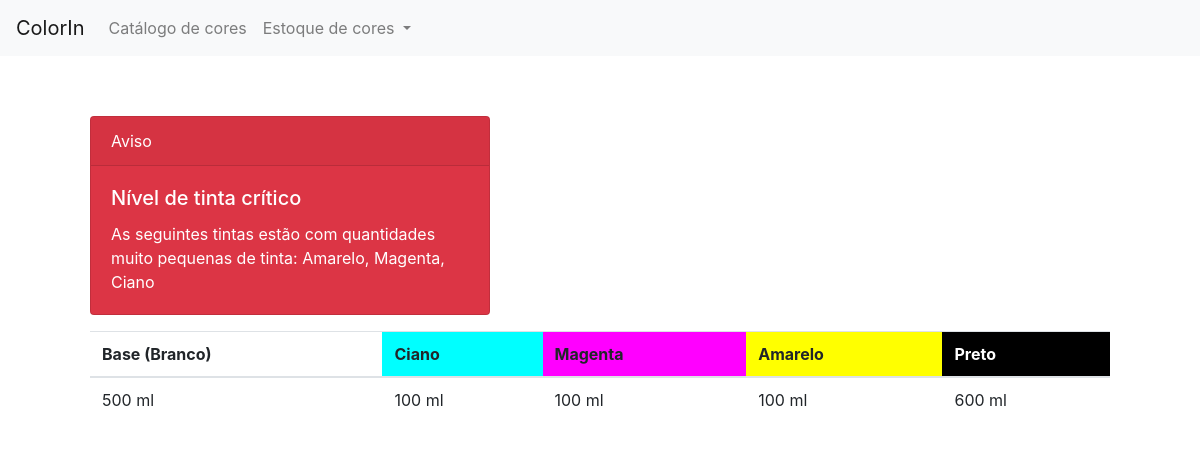
Before: /stock_status with the older database file.
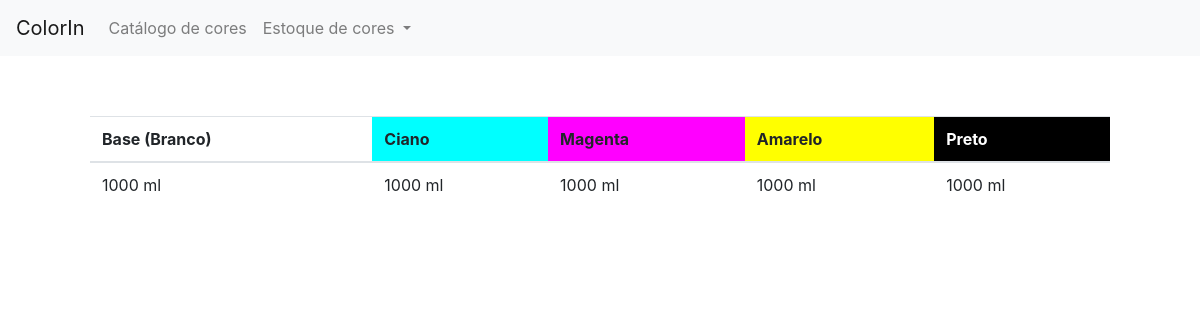
After: the same page with the newer database file.
### color_in/models/stock.py (models this page shows)
class Stock(models.Model):
    stock_base = models.IntegerField(verbose_name='Base (Branco)', validators=[
                                     MinValueValidator(0)])
    stock_black = models.IntegerField(verbose_name='Preto',
                                      validators=[MinValueValidator(0)])
    stock_yellow = models.IntegerField(verbose_name='Amarelo',
                                       validators=[MinValueValidator(0)])
    stock_magenta = models.IntegerField(verbose_name='Magenta',
                                        validators=[MinValueValidator(0)])
    stock_cyan = models.IntegerField(verbose_name='Ciano',
                                     validators=[MinValueValidator(0)])
    stock_status = models.BooleanField(verbose_name='Status')

### color_in/views/stock_view.py (the view)
# urls.py: path('stock_status', StockObjectListView.as_view(), name='stock-status'),
class StockObjectListView(ListView):
    model = Stock
    queryset = Stock.objects.filter(pk=1)
    def get_critical_colors(self):
        critical_level = 100
        obj = Stock.objects.get(pk=1)
        all_levels = [(obj.stock_base, 'Branco'), (obj.stock_black, 'Preto'),
                      (obj.stock_yellow, 'Amarelo'), (obj.stock_magenta, 'Magenta'),
                      (obj.stock_cyan, 'Ciano')]
        critical_colors = filter(lambda tup: tup[0] <= critical_level, all_levels)
        critical_colors = list(map(lambda tup: tup[1], critical_colors))
        return critical_colors
    def get_context_data(self, **kwargs):
        data = super().get_context_data(**kwargs)
        critical_colors = self.get_critical_colors()
        data['critical_colors_list'] = critical_colors
        data['critical_colors'] = ", ".join(critical_colors)
        return data

### color_in/templates/color_in/stock_list.html (shortened to what this page needs)
{% extends 'header.html' %}
    {% block content %}
    <table class="table">
        <thead>
            <tr>
                <th>Base (Branco)</th>
                <th bgcolor="cyan">Ciano</th>
                <th bgcolor="magenta">Magenta</th>
                <th bgcolor="yellow">Amarelo</th>
                <th bgcolor="black"><font color="white">Preto</font></th>
            </tr>
        </thead>
        <tbody>
            {% for element in object_list %}
            <tr>
                <td>{% firstof element.stock_base|stringformat:"i"|add:" ml" "Indisponível" %}</td>
                <td>{% firstof element.stock_cyan|stringformat:"i"|add:" ml" "Indisponível" %}</td>
                <td>{% firstof element.stock_magenta|stringformat:"i"|add:" ml" "Indisponível" %}</td>
                <td>{% firstof element.stock_yellow|stringformat:"i"|add:" ml" "Indisponível" %}</td>
                <td>{% firstof element.stock_black|stringformat:"i"|add:" ml" "Indisponível" %}</td>
                {% endfor %}
            </tr>
        </tbody>
        {% if critical_colors_list|length > 0 %}
        <div class="card text-white bg-danger mb-3" style="max-width: 25rem;">
                <div class="card-header">Aviso</div>
                <div class="card-body">
                  <h5 class="card-title">Nível de tinta crítico</h5>
                  <p class="card-text">As seguintes tintas estão com quantidades muito pequenas de tinta: {{ critical_colors }}</p>
                </div>
        </div>
        {% endif %}
        {% endblock %}

### color_in/templates/header.html (shortened to what this page needs)
<html lang="en">
  <head>
    <link rel="stylesheet" href="https://stackpath.bootstrapcdn.com/bootstrap/4.3.1/css/bootstrap.min.css">
  </head>
  <body>
    {% block title %}
    <nav class="navbar navbar-expand-lg navbar-light bg-light">
      <a class="navbar-brand" href="#">ColorIn</a>
        <ul class="navbar-nav mr-auto">
          <li class="nav-item">
            <a class="nav-link" href="/list_colors">Catálogo de cores</a>
          </li>
          <li class="nav-item dropdown">
            <a class="nav-link dropdown-toggle" href="#" id="navbarDropdown" role="button" data-toggle="dropdown" aria-haspopup="true" aria-expanded="false">
              Estoque de cores
            </a>
          </li>
        </ul>
    </nav>
    {% endblock %}
    <div class="content container" style="padding:5%">
        {% block content %}
        {% endblock %}
    </div>
  </body>
</html>

Changed rows visible on the page:
changed Stock: stock_base "500 ml" → "1000 ml"; stock_cyan "100 ml" → "1000 ml"; stock_magenta "100 ml" → "1000 ml"; stock_yellow "100 ml" → "1000 ml"; stock_black "600 ml" → "1000 ml"
Other visible differences:
{{ critical_colors }}: "Amarelo, Magenta, Ciano" → (not shown)
text no longer shown: "Aviso Nível de tinta crítico As seguintes tintas estão com quantidades muito pequenas de tinta:"
